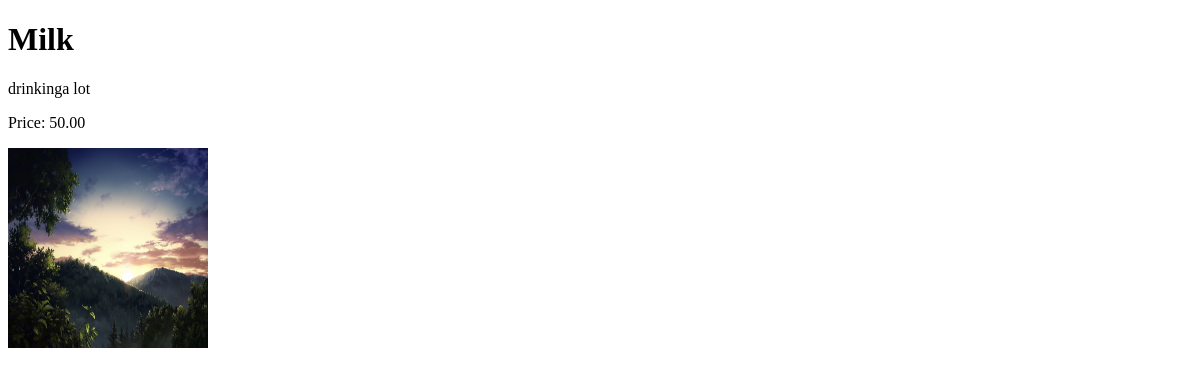
The app's page /product/Milk, older data.
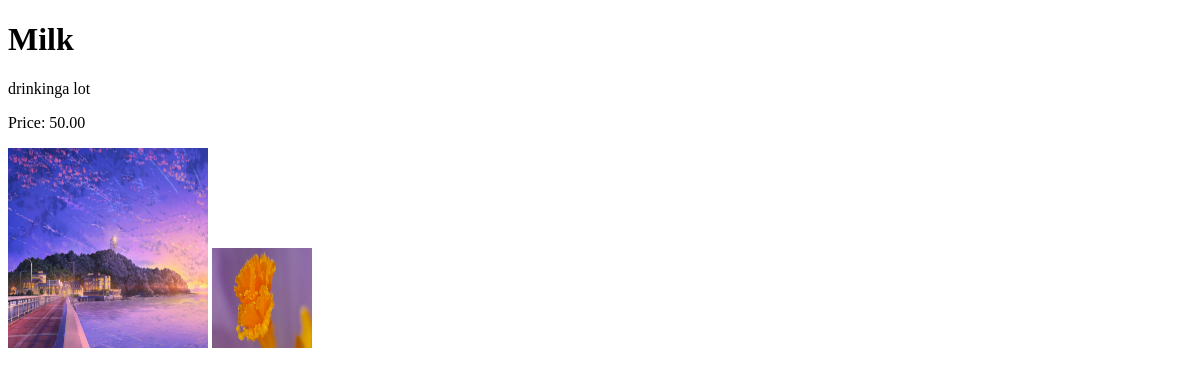
The same page, newer data.
### products/models.py (models this page shows, shortened)
class Product(models.Model):
    product_type = models.ForeignKey(
        ProductType, related_name="categories", on_delete=models.RESTRICT
    )
    category = models.ForeignKey(
        Category, related_name="product_types", on_delete=models.RESTRICT
    )
    title = models.CharField(
        verbose_name=("Title"), help_text=("required"), max_length=255
    )
    description = models.TextField(
        verbose_name=("description"), help_text=("not required"), blank=True
    )
    slug = models.SlugField(max_length=255)
    regular_price = models.DecimalField(
        verbose_name=("Regular Price"),
        help_text=("Maximum 99,999"),
        error_messages={
            "name": {
                "max_length": ("THe price should be between 0 and 99,999"),
            },
        },
        max_digits=6,
        decimal_places=2,
    )
    discount_price = models.DecimalField(
        verbose_name=("Discount Price"),
        help_text=("Maximum 99,999"),
        error_messages={
            "name": {
                "max_length": ("The price should be between 0 and 99,999"),
            },
        },
        max_digits=6,
        decimal_places=2,
    )
    is_active = models.BooleanField(
        verbose_name=("Product visibility"),
        help_text=("Change product visibility"),
        default=True,
    )
    created_at = models.DateTimeField(("Created at"), auto_now_add=True, editable=False)
    updated_at = models.DateTimeField(("Updated at"), auto_now=True)
    class Meta:
        ordering = ["-created_at"]
        verbose_name = "Product"
        verbose_name_plural = "Products"

class ProductImage(models.Model):
    product = models.ForeignKey(
        Product, on_delete=models.CASCADE, related_name="product_image"
    )
    image = models.ImageField(
        verbose_name=("images"),
        help_text=("upload the product image"),
        upload_to="images",
        default="images/default.png",
    )
    alt_text = models.CharField(
        verbose_name=("Alternative Text"),
        help_text=("Please add alternative text"),
        max_length=255,
        null=True,
        blank=True,
    )
    is_feature = models.BooleanField(default=False)
    created_at = models.DateTimeField(auto_now_add=True, editable=False)
    UPDATED_at = models.DateTimeField(auto_now=True)
    class Meta:
        verbose_name = "product Image"
        verbose_name_plural = "product Images"

### products/views.py (the view)
# urls.py: path("product/<slug:slug>", views.product_detail, name="product_detail"),
def product_detail(request, slug):
    product = get_object_or_404(Product, slug=slug, is_active=True)
    template_name = "single.html"
    context = {
        "product": product,
        "template_name": template_name,
    }
    return render(request, "single.html", {"product": product})

### templates/single.html (shortened to what this page needs)
<!DOCTYPE html>
<html>
  <head>
  </head>
  <body>
    <h1>{{ product.title }}</h1>
    <p>{{ product.description }}</p>
    <p>Price: {{ product.regular_price }}</p>
    {% for image in product.product_image.all %} {% if image.is_feature %}
    <img
      class="card-img-top custom-img"
      width="200px"
      height="200px"
      src="{{ image.image.url }}"
      alt="{{ image.image.alt_text }}"
    />
    {% else %}
    <img
      class="card-img-top custom-img"
      width="100px"
      height="100px"
      src="{{ image.image.url }}"
      alt="{{ image.image.alt_text }}"
    />
    {%endif%} {% endfor%}
  </body>
</html>

Row changes from the older to the newer data that the page shows:
changed ProductImage (number 1 of 2 on the later page): image: a different picture
added ProductImage: image (picture)
